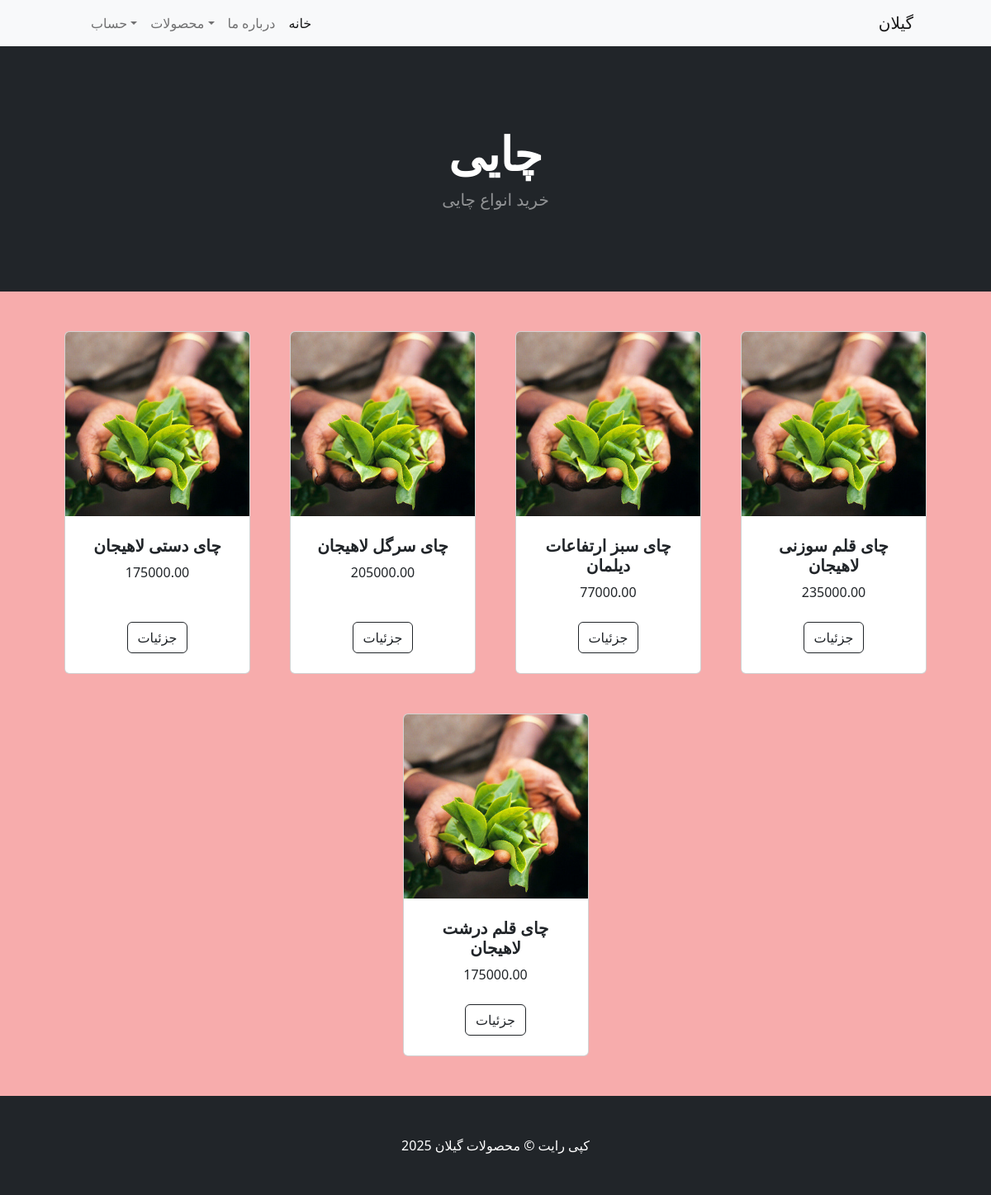
/category/چایی, run on the app's committed database.
### store/models.py (models this page shows, shortened)
class category(models.Model):
    name = models.CharField(max_length=50)
    def __str__(self):
        return self.name

class product(models.Model):
    name = models.CharField(max_length=225)
    price = models.DecimalField(default=0, max_digits=10, decimal_places=2)
    description = models.TextField(blank=True, null=True)
    category = models.ForeignKey(category, on_delete=models.CASCADE, default=1)
    image = models.ImageField(upload_to='uploads/product/', null=True)

### store/views.py (the view)
# urls.py: path('category/<str:x>', views.categorypage, name='category'),
def categorypage(request,x):
    x = x.replace('-', ' ')
    try:
        Category = category.objects.get(name=x)
        products = product.objects.filter(category = Category)
        return render(request, 'category.html', {'products': products, 'category':Category})
    except:
        messages.success(request, ("دسته بندی مورد نظر موجود نمیباشد"))
        return redirect('homepage')

### cart/context_processors.py (called while the page is built)
def cart(request):
    return{'cart':Cart(request)}

### templates/category.html
{% extends "index.html" %}
{%block content%}
<header class="bg-dark py-5">
    <div class="container px-4 px-lg-5 my-5">
        <div class="text-center text-white">
            <h1 class="display-4 fw-bolder">{{category}}</h1>
            <p class="lead fw-normal text-white-50 mb-0">خرید انواع {{category}}</p>
        </div>
    </div>
</header>
<div class="container px-4 px-lg-5 mt-5">
    <div class="row gx-4 gx-lg-5 row-cols-2 row-cols-md-3 row-cols-xl-4 justify-content-center">
        {%for product in products%}
        <div class="col mb-5">
            <div class="card h-100">
                <img class="card-img-top" src="{{ product.image.url }}" alt="..." />
                <div class="card-body p-4">
                    <div class="text-center">
                        <h5 class="fw-bolder">{{product.name}}</h5>
                        {{ product.price }}
                    </div>
                </div>
                <div class="card-footer p-4 pt-0 border-top-0 bg-transparent">
                    <div class="text-center"><a class="btn btn-outline-dark mt-auto" href="{%url 'product' product.id%}">جزئیات</a></div>
                </div>
            </div>
        </div>
        {% endfor %}
    </div>
</div>
{%endblock content%}

### data on the page
category: name "چایی"
product: image (picture), name "چای دستی لاهیجان", price "175000.00"
product: image (picture), name "چای سرگل لاهیجان", price "205000.00"
product: image (picture), name "چای سبز ارتفاعات دیلمان", price "77000.00"
product: image (picture), name "چای قلم سوزنی لاهیجان", price "235000.00"
product: image (picture), name "چای قلم درشت لاهیجان", price "175000.00"
